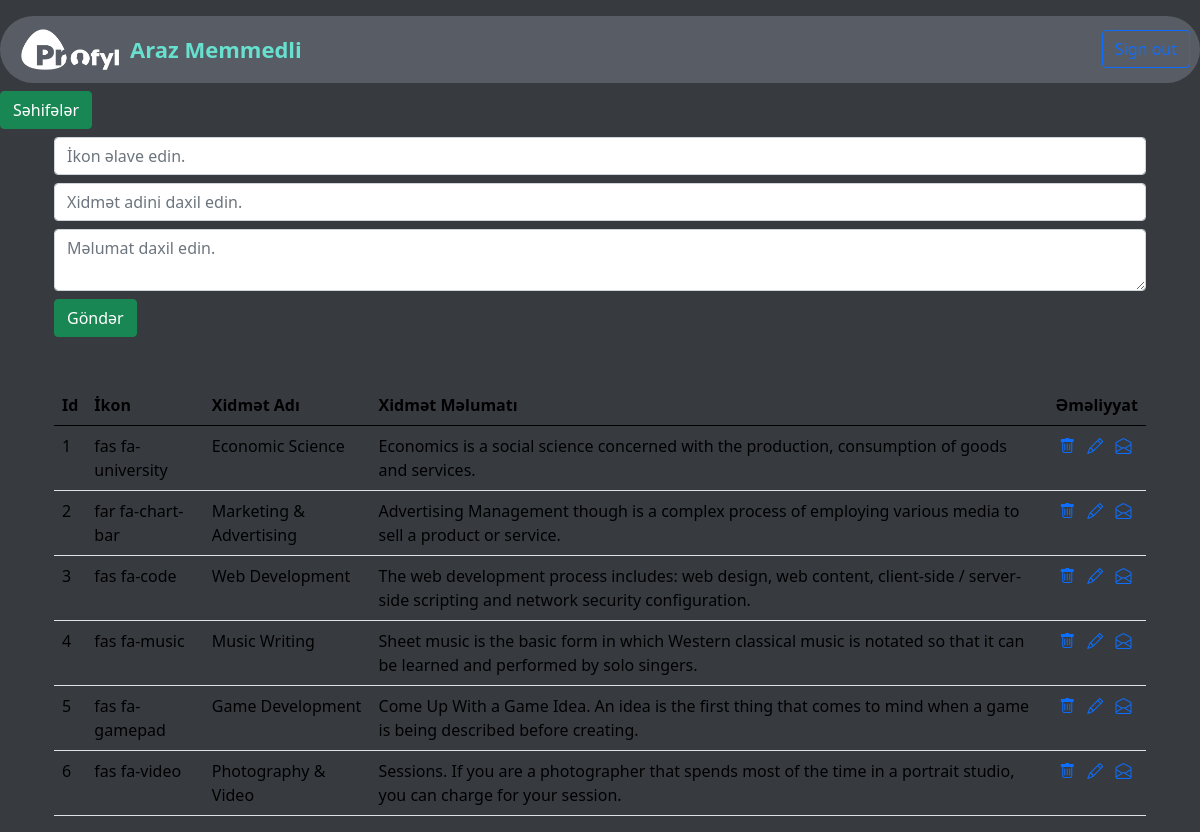
Screenshot of /admin/services/ with the database file from the repository.
### app/models.py (models this page shows)
class Services(db.Model):
    id = db.Column(db.Integer, primary_key=True)
    s_icon = db.Column(db.String(70))
    s_name = db.Column(db.String(60))
    s_subject = db.Column(db.String(200))

### admin/s_routes.py (the view, shortened to what this page needs)
@services_bp.route('/admin/services/', methods=['GET','POST'])
def services():
    form=ServicesForm()
    S_Services=Services.query.all()
    return render_template('admin/services.html',form=form,S_Services=S_Services)

### admin/forms.py
class ServicesForm(FlaskForm):
    s_icon=StringField('s_icon')
    s_name=StringField('s_name')
    s_subject=TextAreaField('s_subject')
    submit=SubmitField()

### admin/templates/admin/services.html (shortened to what this page needs)
{% extends 'admin/base.html' %}
{% block content %}
<section id="services_form">
    <div class="container">
        <div class="row">
            <div class="col-12">
                <form action="/admin/services/" method="POST">
                    <div class="form-group mt-2">
                        {{form.s_icon(class_='form-control',placeholder='İkon əlave edin.')}}
                    </div>
                    <div class="form-group mt-2">
                        {{form.s_name(class_='form-control',placeholder='Xidmət adini daxil edin.')}}
                    </div>
                    <div class="form-group mt-2">
                        {{form.s_subject(class_='form-control',placeholder='Məlumat daxil edin.')}}
                    </div>
                    <div class="form-group mt-2">
                        {{form.submit(class_='btn btn-success',value='Göndər')}}
                    </div>
                </form>
            </div>
        </div>
    </div>
</section>
<section id="service_table">
    <div class="container mt-5">
        <table class="table" style="color: white;">
            <thead>
              <tr>
                <th scope="col">Id</th>
                <th scope="col">İkon</th>
                <th scope="col">Xidmət Adı</th>
                <th scope="col">Xidmət Məlumatı</th>
                <th scope="col">Əməliyyat</th>
              </tr>
            </thead>
            <tbody>
              {% for services in S_Services %}
              <tr>
                <td>{{services.id}}</td>
                <td>{{services.s_icon}}</td>
                <td>{{services.s_name}}</td>
                <td>{{services.s_subject}}</td>
                <td>
                    <a href="/services/delete/{{services.id}}"><i class="bi bi-trash mx-1"></i></a>
                    <a href="/services/update/{{services.id}}"><i class="bi bi-pencil mx-1"></i></a>
                    <a href=""><i class="bi bi-envelope-open mx-1"></i></a>
                </td>
              </tr>
              {% endfor %}
            </tbody>
          </table>
    </div>
</section>
{% endblock  %}

### rows the page displays
Services: id "1", s_icon "fas fa-university", s_name "Economic Science", s_subject "Economics is a social science concerned with the production, consumption of goods and services."
Services: id "2", s_icon "far fa-chart-bar", s_name "Marketing & Advertising", s_subject "Advertising Management though is a complex process of employing various media to sell a product or service."
Services: id "3", s_icon "fas fa-code", s_name "Web Development", s_subject "The web development process includes: web design, web content, client-side / server-side scripting and network security configuration."
Services: id "4", s_icon "fas fa-music", s_name "Music Writing", s_subject "Sheet music is the basic form in which Western classical music is notated so that it can be learned and performed by solo singers."
Services: id "5", s_icon "fas fa-gamepad", s_name "Game Development", s_subject "Come Up With a Game Idea. An idea is the first thing that comes to mind when a game is being described before creating."
Services: id "6", s_icon "fas fa-video", s_name "Photography & Video", s_subject "Sessions. If you are a photographer that spends most of the time in a portrait studio, you can charge for your session."
